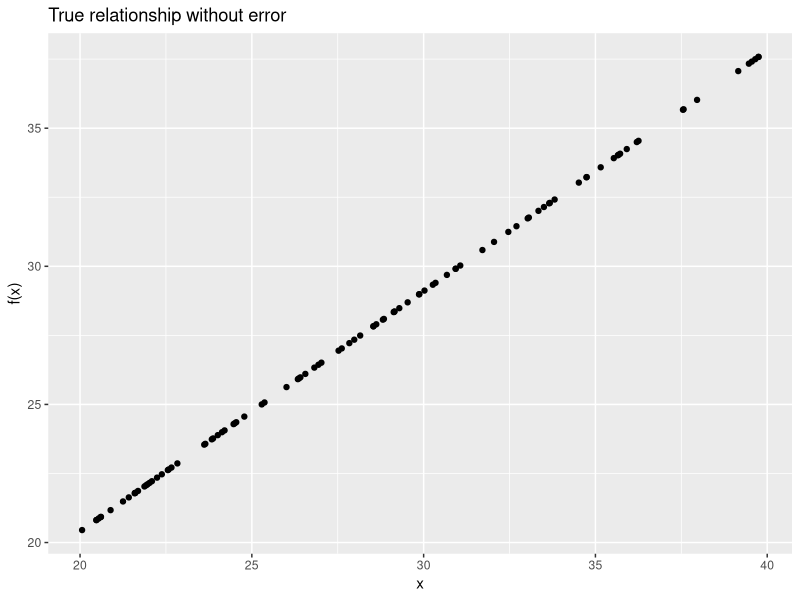
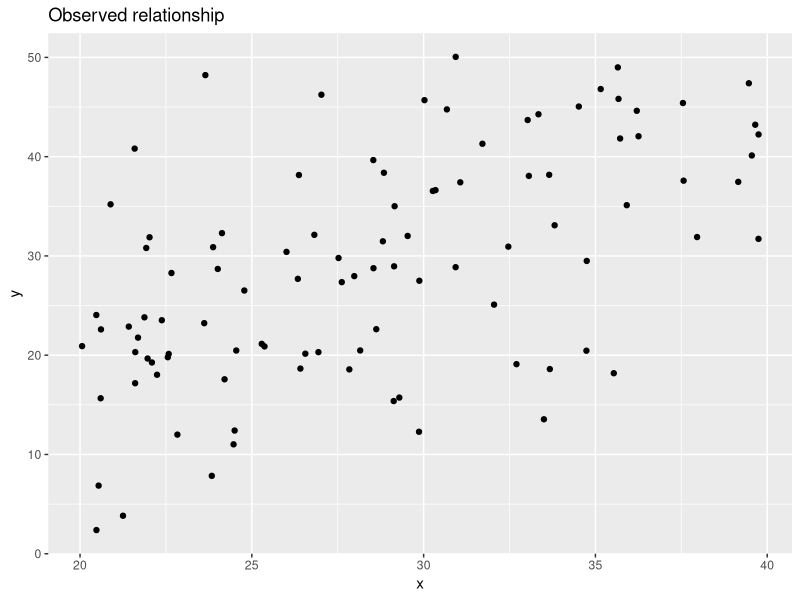
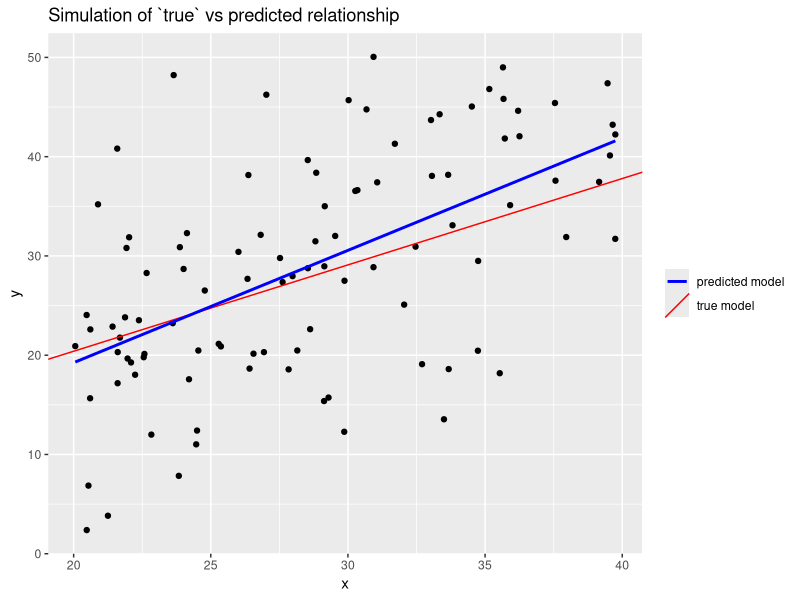
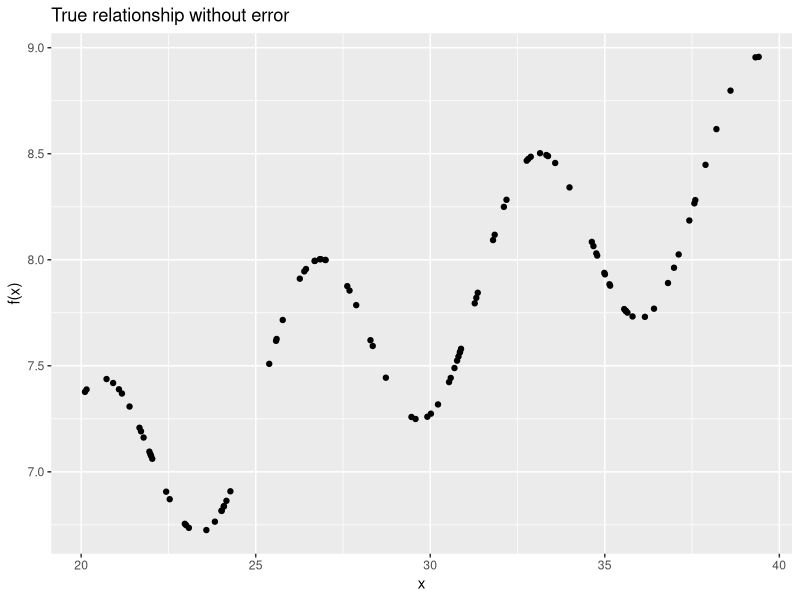
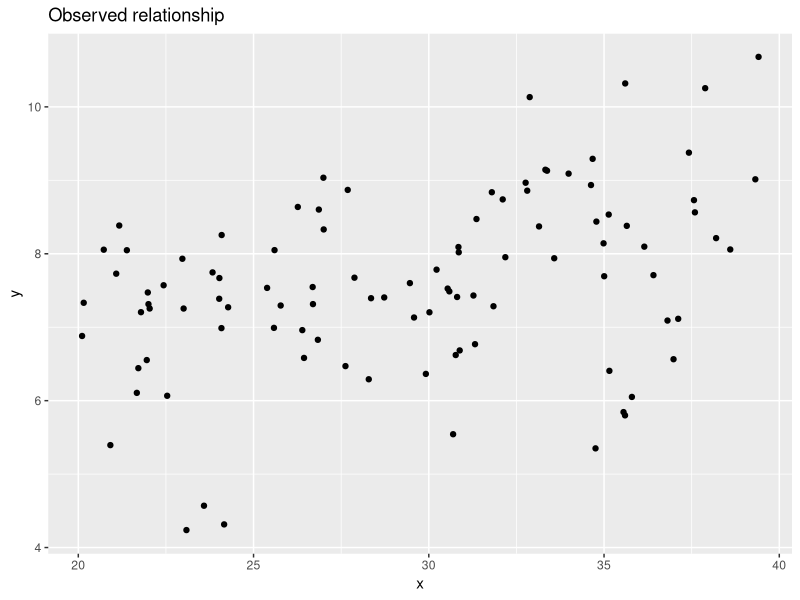
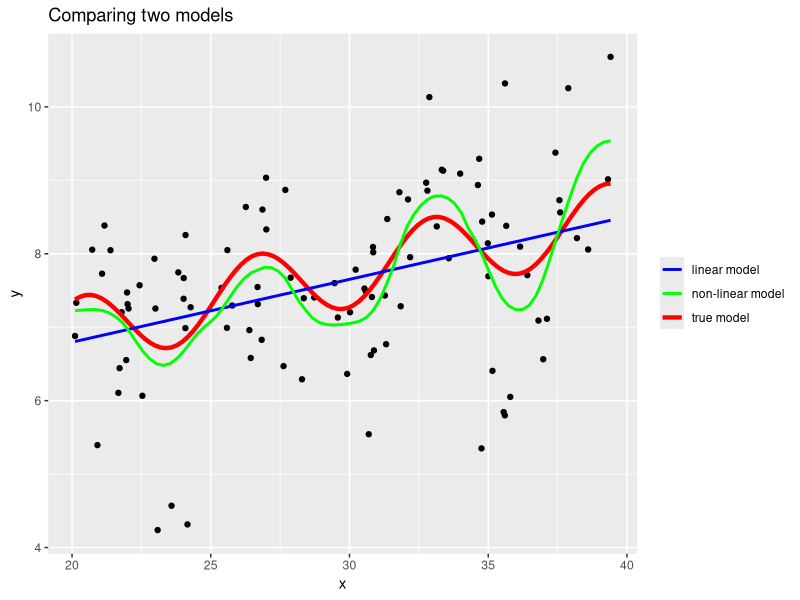
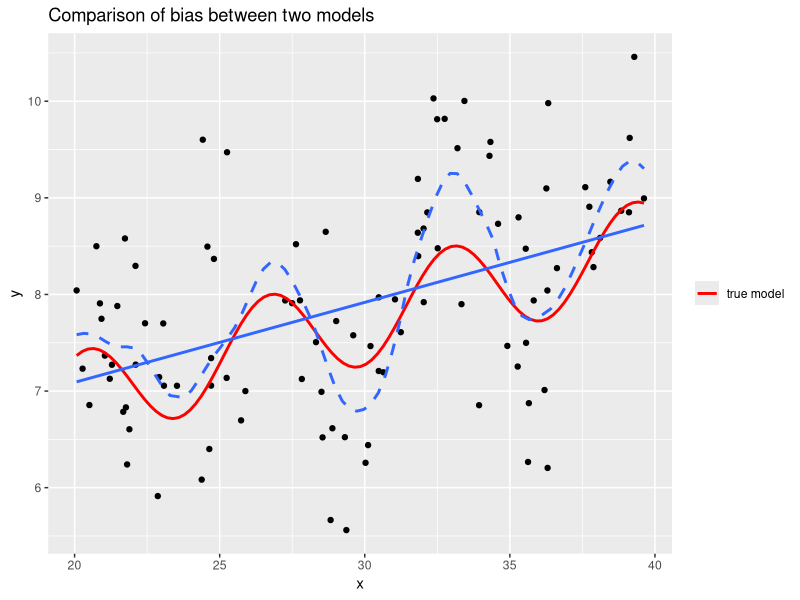
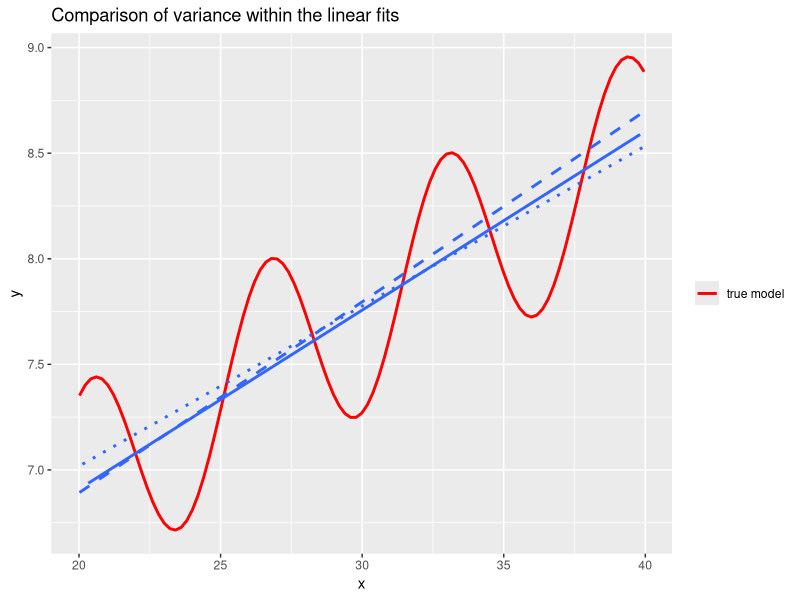

These figures' R source, in order:
## ---- chunk 1
knitr::opts_chunk$set(echo = TRUE, warning=FALSE, message=FALSE)

library(tidyverse)
## ---- chunk 2
# simulate data
x <- runif(n = 100, min = 20, max = 40)   # input/predictor

e <- rnorm(n = 100, mean = 0, sd = 10)  # error

a <- 3
b <- 0.87
fx <- a + (b * x)  # true function

y <- fx + e   # observed responses

toy_data <- data.frame(input = x, true_form = fx, response = y)   # create data frame to store values
## ---- chunk 3
# plot input and true function
ggplot(data = toy_data, aes(x = input, y = true_form)) + 
  geom_point() + labs(title = "True relationship without error", y = "f(x)", x = "x")

# plot input and observed response 
ggplot(data = toy_data, aes(x = input, y = response)) + 
  geom_point() + labs(title = "Observed relationship", y = "y", x = "x") 

# plot "true" model (red) and predicted model (blue)
ggplot(data = toy_data, aes(x = input, y = response)) + 
  geom_point() + 
  geom_abline(aes(intercept = a, slope = b, color = "true model")) +
  geom_smooth(method = "lm", se = FALSE, aes(color = "predicted model")) +
  scale_color_manual(values = c("true model" = "red", "predicted model" = "blue")) +
  theme(legend.title = element_blank()) +
  labs(title = "Simulation of `true` vs predicted relationship", y = "y", x = "x")
## ---- chunk 4
# simulate data
x <- runif(n = 100, min = 20, max = 40)   # input/predictor

e <- rnorm(n = 100, mean = 0, sd = 1)  # error

a <- 3
b <- 0.87
c <- 0.5
fx <- a + (b * sqrt(x)) + (c * sin(x))   # true function

y <- fx + e    # observed responses

toy_data <- data.frame(input = x, true_form = fx, response = y)   # create data frame to store values
## ---- chunk 5
# plot input and true function
ggplot(data = toy_data, aes(x = input, y = true_form)) + 
  geom_point() + labs(title = "True relationship without error", y = "f(x)", x = "x")

# plot input and observed response 
ggplot(data = toy_data, aes(x = input, y = response)) + 
  geom_point() + labs(title = "Observed relationship", y = "y", x = "x")

# plot linear model (red) and non-linear model (blue)
ggplot(data = toy_data, aes(x = input, y = response)) + 
  geom_point() +
  geom_function(fun = function(x) a+(b*sqrt(x))+(c*sin(x)), aes(color = "true model"), linewidth = 1.5) +
  geom_smooth(method = "lm", se = FALSE, aes(color = "linear model")) +
  geom_smooth(formula = y ~ sqrt(x) + sin(x), se = FALSE, aes(color = "non-linear model")) +
  scale_color_manual(values = c("true model" = "red", "linear model" = "blue", "non-linear model" = "green")) +
  theme(legend.title = element_blank()) +
  labs(title = "Comparing two models", y = "y", x = "x")
## ---- chunk 6
# simulate data
x <- runif(n = 100, min = 20, max = 40)  # input/predictor 

e <- rnorm(n = 100, mean = 0, sd = 1)   # error

a <- 3
b <- 0.87
c <- 0.5
fx <- a + (b * sqrt(x)) + (c * sin(x))   # true function

y <- fx + e  # observed responses

toy_data <- data.frame(input = x, response = y)   # create data frame to store values
## ---- chunk 7
# compare the bias between two fits: linear (bold) and curved (dashed), true function is in black
ggplot(data = toy_data, aes(x = input, y = response)) + 
  geom_point() + 
  geom_function(fun = function(x) a+(b*sqrt(x))+(c*sin(x)), aes(color = "true model"), linewidth = 1) +
  geom_smooth(method = "lm", se = FALSE) + 
  geom_smooth(formula = y ~ sqrt(x) + sin(x), linetype = "dashed", se = FALSE) +
  scale_color_manual(values = c("true model" = "red")) +
  theme(legend.title = element_blank()) +
  labs(title = "Comparison of bias between two models", y = "y", x = "x")
## ---- chunk 8
set.seed(55)

# first training data
x1 <- runif(n = 100, min = 20, max = 40)
e1 <- rnorm(n = 100, mean = 0, sd = 0.5)
fx1 <- 3 + (0.87*sqrt(x1)) + (0.5*sin(x1))
y1 <- fx1 + e1

# second training data
x2 <- runif(n = 100, min = 20, max = 40)
e2 <- rnorm(n = 100, mean = 0, sd = 0.5)
fx2 <- 3 + (0.87*sqrt(x2)) + (0.5*sin(x2))
y2 <- fx2 + e2

# third training data
x3 <- runif(n = 100, min = 20, max = 40)
e3 <- rnorm(n = 100, mean = 0, sd = 0.5)
fx3 <- 3 + (0.87*sqrt(x3)) + (0.5*sin(x3))
y3 <- fx3 + e3

dat <- data.frame(x1 = x1, y1 = y1, x2 = x2, y2 = y2, x3 = x3, y3 = y3)
## ---- chunk 9
# comparison of variance within the linear fits from three different datasets (true function is in black)
ggplot(data = dat) + 
  geom_function(fun = function(x) 3+(0.87*sqrt(x))+(0.5*sin(x)), aes(color = "true model"), linewidth = 1) +
  geom_smooth(aes(x=x1, y=y1), method = "lm", se = FALSE) + 
  geom_smooth(aes(x=x2, y=y2), method = "lm", se = FALSE, linetype = "dashed") +
  geom_smooth(aes(x=x3, y=y3), method = "lm", se = FALSE, linetype = "dotted") +
  labs(x="x", y="y") +
  scale_color_manual(values = c("true model" = "red")) +
  theme(legend.title = element_blank()) +
  labs(title = "Comparison of variance within the linear fits", y = "y", x = "x")
## ---- chunk 10
# comparison of variance within the non-linear fits from three different datasets (true function is in black)
ggplot(data = dat) + 
  geom_function(fun = function(x) 3+(0.87*sqrt(x))+(0.5*sin(x)), aes(color = "true model"), linewidth = 1) +
  geom_smooth(aes(x=x1, y=y1), formula = y ~ sqrt(x) + sin(x), se = FALSE) +
  geom_smooth(aes(x=x2, y=y2), formula = y ~ sqrt(x) + sin(x), linetype = "dashed", se = FALSE) +
  geom_smooth(aes(x=x3, y=y3), formula = y ~ sqrt(x) + sin(x), linetype = "dotted", se = FALSE) +
  labs(x="x", y="y") +
  scale_color_manual(values = c("true model" = "red")) +
  theme(legend.title = element_blank()) +
  labs(title = "Comparison of variance within the non-linear fits", y = "y", x = "x")
